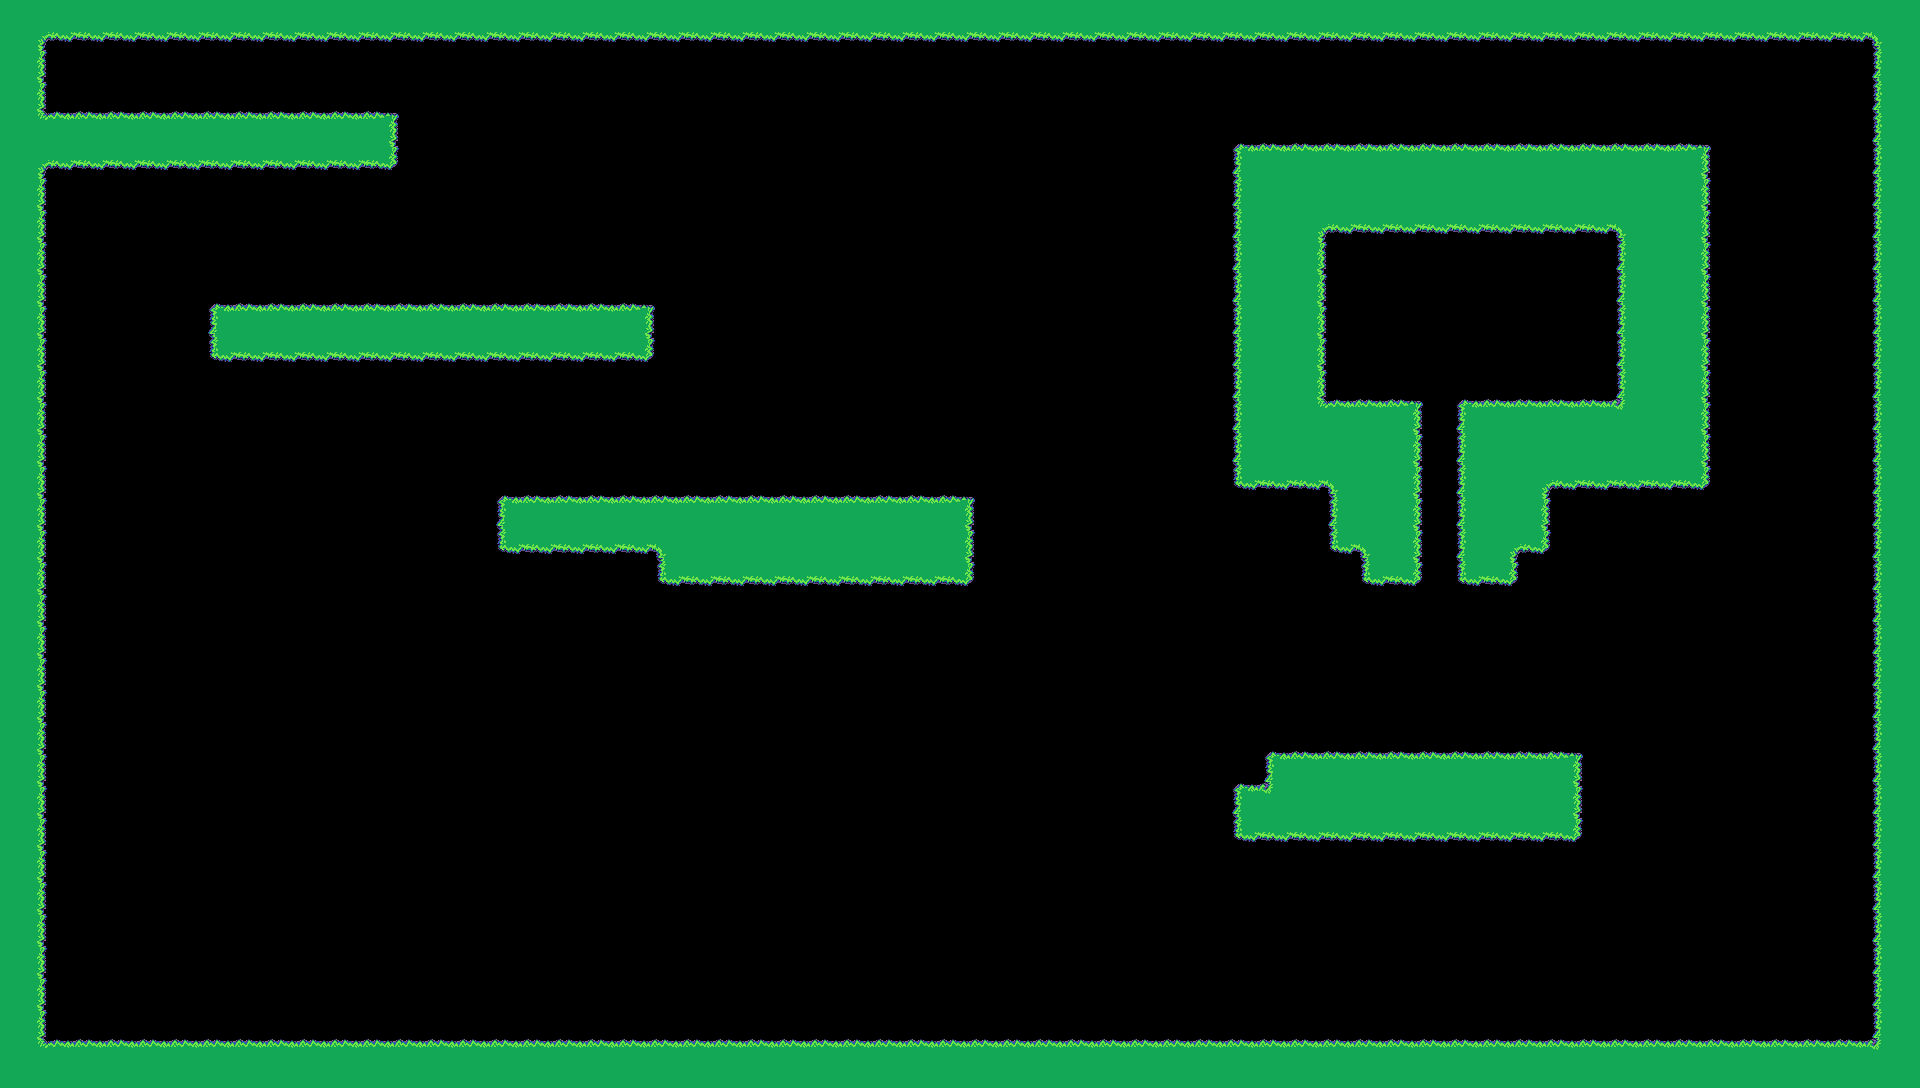

Rendered tile map (Tiled .tmx) drawn with the repository's tilesets; below, a short description and the full map source, tile grids included:
An orthogonal 60x34 tile map with 32x32 px tiles, 1 tile layer (Tile Layer 1), 2 tilesets and 19 objects.

<map version="1.0" orientation="orthogonal" renderorder="right-down" width="60" height="34" tilewidth="32" tileheight="32" nextobjectid="132">
 <tileset firstgid="1" name="Terrain" tilewidth="32" tileheight="32">
  <image source="../sheet.png" width="640" height="288" />
 </tileset>
 <tileset firstgid="181" name="entities" tilewidth="64" tileheight="64">
  <image source="../entities.png" width="128" height="128" />
 </tileset>
 <layer name="Tile Layer 1" width="60" height="34">
  <data encoding="csv">
70,70,70,70,70,70,70,70,70,70,70,70,70,70,70,70,70,70,70,70,70,70,70,70,70,70,70,70,70,70,70,70,70,70,70,70,70,70,70,70,70,70,70,70,70,70,70,70,70,70,70,70,70,70,70,70,70,70,70,70,
70,30,32,32,32,32,32,32,32,32,32,32,32,32,32,32,32,32,32,32,32,32,32,32,32,32,32,32,32,32,32,32,32,32,32,32,32,32,32,32,32,32,32,32,32,32,32,32,32,32,32,32,32,32,32,32,32,32,31,70,
70,72,0,0,0,0,0,0,0,0,0,0,0,0,0,0,0,0,0,0,0,0,0,0,0,0,0,0,0,0,0,0,0,0,0,0,0,0,0,0,0,0,0,0,0,0,0,0,0,0,0,0,0,0,0,0,0,0,29,70,
70,50,10,10,10,10,10,10,10,10,10,10,11,0,0,0,0,0,0,0,0,0,0,0,0,0,0,0,0,0,0,0,0,0,0,0,0,0,0,0,0,0,0,0,0,0,0,0,0,0,0,0,0,0,0,0,0,0,29,70,
70,70,70,70,70,70,70,70,70,70,70,70,72,0,0,0,0,0,0,0,0,0,0,0,0,0,0,0,0,0,0,0,0,0,0,0,0,0,9,10,10,10,10,10,10,10,10,10,10,10,10,10,10,11,0,0,0,0,29,70,
70,30,32,32,32,32,32,32,32,32,32,32,12,0,0,0,0,0,0,0,0,0,0,0,0,0,0,0,0,0,0,0,0,0,0,0,0,0,29,70,70,70,70,70,70,70,70,70,70,70,70,70,70,72,0,0,0,0,29,70,
70,72,0,0,0,0,0,0,0,0,0,0,0,0,0,0,0,0,0,0,0,0,0,0,0,0,0,0,0,0,0,0,0,0,0,0,0,0,29,70,70,70,70,70,70,70,70,70,70,70,70,70,70,72,0,0,0,0,29,70,
70,72,0,0,0,0,0,0,0,0,0,0,0,0,0,0,0,0,0,0,0,0,0,0,0,0,0,0,0,0,0,0,0,0,0,0,0,0,29,70,70,30,32,32,32,32,32,32,32,32,31,70,70,72,0,0,0,0,29,70,
70,72,0,0,0,0,0,0,0,0,0,0,0,0,0,0,0,0,0,0,0,0,0,0,0,0,0,0,0,0,0,0,0,0,0,0,0,0,29,70,70,72,0,0,0,0,0,0,0,0,29,70,70,72,0,0,0,0,29,70,
70,72,0,0,0,0,9,10,10,10,10,10,10,10,10,10,10,10,10,10,11,0,0,0,0,0,0,0,0,0,0,0,0,0,0,0,0,0,29,70,70,72,0,0,0,0,0,0,0,0,29,70,70,72,0,0,0,0,29,70,
70,72,0,0,0,0,29,70,70,70,70,70,70,70,70,70,70,70,70,70,72,0,0,0,0,0,0,0,0,0,0,0,0,0,0,0,0,0,29,70,70,72,0,0,0,0,0,0,0,0,29,70,70,72,0,0,0,0,29,70,
70,72,0,0,0,0,52,32,32,32,32,32,32,32,32,32,32,32,32,32,12,0,0,0,0,0,0,0,0,0,0,0,0,0,0,0,0,0,29,70,70,72,0,0,0,0,0,0,0,0,29,70,70,72,0,0,0,0,29,70,
70,72,0,0,0,0,0,0,0,0,0,0,0,0,0,0,0,0,0,0,0,0,0,0,0,0,0,0,0,0,0,0,0,0,0,0,0,0,29,70,70,50,10,10,11,9,10,10,10,10,51,70,70,72,0,0,0,0,29,70,
70,72,0,0,0,0,0,0,0,0,0,0,0,0,0,0,0,0,0,0,0,0,0,0,0,0,0,0,0,0,0,0,0,0,0,0,0,0,29,70,70,70,70,70,72,29,70,70,70,70,70,70,70,72,0,0,0,0,29,70,
70,72,0,0,0,0,0,0,0,0,0,0,0,0,0,0,0,0,0,0,0,0,0,0,0,0,0,0,0,0,0,0,0,0,0,0,0,0,29,70,70,70,70,70,72,29,70,70,70,70,70,70,70,72,0,0,0,0,29,70,
70,72,0,0,0,0,0,0,0,0,0,0,0,0,0,9,10,10,10,10,10,10,10,10,10,10,10,10,10,10,11,0,0,0,0,0,0,0,52,32,32,31,70,70,72,29,70,70,30,32,32,32,32,12,0,0,0,0,29,70,
70,72,0,0,0,0,0,0,0,0,0,0,0,0,0,29,70,70,70,70,70,70,70,70,70,70,70,70,70,70,72,0,0,0,0,0,0,0,0,0,0,29,70,70,72,29,70,70,72,0,0,0,0,0,0,0,0,0,29,70,
70,72,0,0,0,0,0,0,0,0,0,0,0,0,0,52,32,32,32,32,31,70,70,70,70,70,70,70,70,70,72,0,0,0,0,0,0,0,0,0,0,52,31,70,72,29,70,30,12,0,0,0,0,0,0,0,0,0,29,70,
70,72,0,0,0,0,0,0,0,0,0,0,0,0,0,0,0,0,0,0,52,32,32,32,32,32,32,32,32,32,12,0,0,0,0,0,0,0,0,0,0,0,52,32,12,52,32,12,0,0,0,0,0,0,0,0,0,0,29,70,
70,72,0,0,0,0,0,0,0,0,0,0,0,0,0,0,0,0,0,0,0,0,0,0,0,0,0,0,0,0,0,0,0,0,0,0,0,0,0,0,0,0,0,0,0,0,0,0,0,0,0,0,0,0,0,0,0,0,29,70,
70,72,0,0,0,0,0,0,0,0,0,0,0,0,0,0,0,0,0,0,0,0,0,0,0,0,0,0,0,0,0,0,0,0,0,0,0,0,0,0,0,0,0,0,0,0,0,0,0,0,0,0,0,0,0,0,0,0,29,70,
70,72,0,0,0,0,0,0,0,0,0,0,0,0,0,0,0,0,0,0,0,0,0,0,0,0,0,0,0,0,0,0,0,0,0,0,0,0,0,0,0,0,0,0,0,0,0,0,0,0,0,0,0,0,0,0,0,0,29,70,
70,72,0,0,0,0,0,0,0,0,0,0,0,0,0,0,0,0,0,0,0,0,0,0,0,0,0,0,0,0,0,0,0,0,0,0,0,0,0,0,0,0,0,0,0,0,0,0,0,0,0,0,0,0,0,0,0,0,29,70,
70,72,0,0,0,0,0,0,0,0,0,0,0,0,0,0,0,0,0,0,0,0,0,0,0,0,0,0,0,0,0,0,0,0,0,0,0,0,0,9,10,10,10,10,10,10,10,10,10,11,0,0,0,0,0,0,0,0,29,70,
70,72,0,0,0,0,0,0,0,0,0,0,0,0,0,0,0,0,0,0,0,0,0,0,0,0,0,0,0,0,0,0,0,0,0,0,0,0,9,51,70,70,70,70,70,70,70,70,70,72,0,0,0,0,0,0,0,0,29,70,
70,72,0,0,0,0,0,0,0,0,0,0,0,0,0,0,0,0,0,0,0,0,0,0,0,0,0,0,0,0,0,0,0,0,0,0,0,0,29,70,70,70,70,70,70,70,70,70,70,72,0,0,0,0,0,0,0,0,29,70,
70,72,0,0,0,0,0,0,0,0,0,0,0,0,0,0,0,0,0,0,0,0,0,0,0,0,0,0,0,0,0,0,0,0,0,0,0,0,52,32,32,32,32,32,32,32,32,32,32,12,0,0,0,0,0,0,0,0,29,70,
70,72,0,0,0,0,0,0,0,0,0,0,0,0,0,0,0,0,0,0,0,0,0,0,0,0,0,0,0,0,0,0,0,0,0,0,0,0,0,0,0,0,0,0,0,0,0,0,0,0,0,0,0,0,0,0,0,0,29,70,
70,72,0,0,0,0,0,0,0,0,0,0,0,0,0,0,0,0,0,0,0,0,0,0,0,0,0,0,0,0,0,0,0,0,0,0,0,0,0,0,0,0,0,0,0,0,0,0,0,0,0,0,0,0,0,0,0,0,29,70,
70,72,0,0,0,0,0,0,0,0,0,0,0,0,0,0,0,0,0,0,0,0,0,0,0,0,0,0,0,0,0,0,0,0,0,0,0,0,0,0,0,0,0,0,0,0,0,0,0,0,0,0,0,0,0,0,0,0,29,70,
70,72,0,0,0,0,0,0,0,0,0,0,0,0,0,0,0,0,0,0,0,0,0,0,0,0,0,0,0,0,0,0,0,0,0,0,0,0,0,0,0,0,0,0,0,0,0,0,0,0,0,0,0,0,0,0,0,0,29,70,
70,72,0,0,0,0,0,0,0,0,0,0,0,0,0,0,0,0,0,0,0,0,0,0,0,0,0,0,0,0,0,0,0,0,0,0,0,0,0,0,0,0,0,0,0,0,0,0,0,0,0,0,0,0,0,0,0,0,29,70,
70,50,10,10,10,10,10,10,10,10,10,10,10,10,10,10,10,10,10,10,10,10,10,10,10,10,10,10,10,10,10,10,10,10,10,10,10,10,10,10,10,10,10,10,10,10,10,10,10,10,10,10,10,10,10,10,10,10,51,70,
70,70,70,70,70,70,70,70,70,70,70,70,70,70,70,70,70,70,70,70,70,70,70,70,70,70,70,70,70,70,70,70,70,70,70,70,70,70,70,70,70,70,70,70,70,70,70,70,70,70,70,70,70,70,70,70,70,70,70,70
</data>
 </layer>
 <objectgroup name="Collision Layer">
  <object id="105" x="0" y="32" width="32" height="1056" />
  <object id="107" x="32" y="1056" width="1920" height="32" />
  <object id="108" x="1888" y="32" width="32" height="1024" />
  <object id="109" x="0" y="0" width="2144" height="32" />
  <object id="112" x="32" y="128" width="352" height="32" />
  <object id="113" x="224" y="320" width="416" height="32" />
  <object id="114" x="512" y="512" width="160" height="32" />
  <object id="116" x="672" y="512" width="288" height="64" />
  <object id="119" x="1376" y="544" width="32" height="32" />
  <object id="120" x="1344" y="416" width="64" height="128" />
  <object id="121" x="1248" y="416" width="96" height="64" />
  <object id="122" x="1248" y="160" width="64" height="256" />
  <object id="123" x="1312" y="160" width="384" height="64" />
  <object id="125" x="1632" y="224" width="64" height="256" />
  <object id="126" x="1472" y="416" width="160" height="64" />
  <object id="128" x="1472" y="480" width="64" height="64" />
  <object id="129" x="1472" y="544" width="32" height="32" />
  <object id="130" x="1248" y="800" width="32" height="32" />
  <object id="131" x="1280" y="768" width="288" height="64" />
 </objectgroup>
</map>
